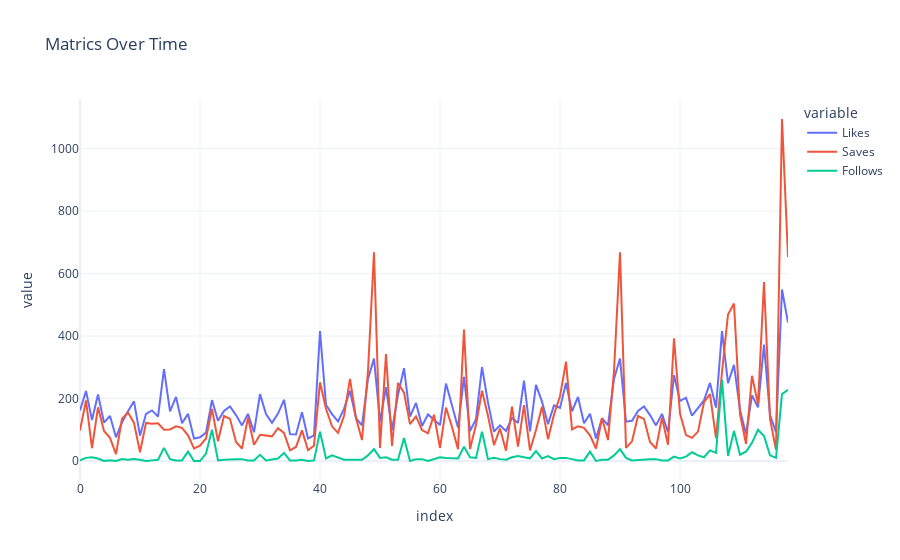

Notebook cell for this chart:
### Markdown cell above
Q.6: Have a look at all the metrics like Likes, Saves, and Follows from each post over time as given

### Code cell
fig = px.line(data, y=['Likes', 'Saves', 'Follows'], title='Matrics Over Time')
fig.show()

### Figure 1 — Plotly figure (JSON) as saved in the notebook; plotly's stock layout.template omitted (floating-point values rounded to 4 significant figures)
{"data": [{"hovertemplate": "variable=Likes<br>index=%{x}<br>value=%{y}<extra></extra>", "legendgroup": "Likes", "line": {"color": "#636efa", "dash": "solid"}, "marker": {"symbol": "circle"}, "mode": "lines", "name": "Likes", "orientation": "v", "showlegend": true, "type": "scatter", "x": [0, 1, 2, 3, 4, 5, 6, 7, 8, 9, 10, 11, 12, 13, 14, 15, 16, 17, 18, 19, 20, 21, 22, 23, 24, 25, 26, 27, 28, 29, 30, 31, 32, 33, 34, 35, 36, 37, 38, 39, 40, 41, 42, 43, 44, 45, 46, 47, 48, 49, 50, 51, 52, 53, 54, 55, 56, 57, 58, 59, 60, 61, 62, 63, 64, 65, 66, 67, 68, 69, 70, 71, 72, 73, 74, 75, 76, 77, 78, 79, 80, 81, 82, 83, 84, 85, 86, 87, 88, 89, 90, 91, 92, 93, 94, 95, 96, 97, 98, 99, 100, 101, 102, 103, 104, 105, 106, 107, 108, 109, 110, 111, 112, 113, 114, 115, 116, 117, 118], "xaxis": "x", "y": [162, 224, 131, 213, 123, 144, 76, 124, 159, 191, 81, 151, 162, 142, 294, 159, 205, 121, 151, 72, 76, 91, 195, 129, 160, 175, 147, 114, 151, 92, 214, 150, 122, 152, 196, 86, 85, 156, 72, 82, 416, 180, 150, 127, 167, 225, 137, 114, 263, 328, 126, 236, 99, 212, 297, 142, 186, 112, 149, 132, 115, 248, 178, 107, 269, 96, 134, 301, 187, 94, 114, 96, 138, 122, 257, 95, 244, 190, 118, 178, 170, 250, 159, 205, 121, 151, 72, 137, 114, 263, 328, 126, 129, 160, 175, 147, 114, 151, 92, 275, 192, 203, 145, 168, 194, 250, 171, 416, 249, 308, 163, 86, 210, 172, 373, 148, 92, 549, 443], "yaxis": "y"}, {"hovertemplate": "variable=Saves<br>index=%{x}<br>value=%{y}<extra></extra>", "legendgroup": "Saves", "line": {"color": "#EF553B", "dash": "solid"}, "marker": {"symbol": "circle"}, "mode": "lines", "name": "Saves", "orientation": "v", "showlegend": true, "type": "scatter", "x": [0, 1, 2, 3, 4, 5, 6, 7, 8, 9, 10, 11, 12, 13, 14, 15, 16, 17, 18, 19, 20, 21, 22, 23, 24, 25, 26, 27, 28, 29, 30, 31, 32, 33, 34, 35, 36, 37, 38, 39, 40, 41, 42, 43, 44, 45, 46, 47, 48, 49, 50, 51, 52, 53, 54, 55, 56, 57, 58, 59, 60, 61, 62, 63, 64, 65, 66, 67, 68, 69, 70, 71, 72, 73, 74, 75, 76, 77, 78, 79, 80, 81, 82, 83, 84, 85, 86, 87, 88, 89, 90, 91, 92, 93, 94, 95, 96, 97, 98, 99, 100, 101, 102, 103, 104, 105, 106, 107, 108, 109, 110, 111, 112, 113, 114, 115, 116, 117, 118], "xaxis": "x", "y": [98, 194, 41, 172, 96, 74, 22, 135, 155, 122, 28, 122, 119, 121, 100, 101, 111, 106, 82, 40, 49, 72, 167, 63, 144, 135, 61, 40, 139, 52, 84, 81, 79, 105, 90, 34, 45, 98, 35, 49, 252, 167, 111, 90, 144, 263, 137, 67, 288, 668, 42, 342, 48, 250, 219, 118, 143, 99, 89, 148, 42, 171, 109, 38, 421, 38, 116, 225, 144, 51, 104, 33, 174, 46, 179, 34, 99, 174, 70, 149, 207, 318, 101, 111, 106, 82, 40, 137, 67, 288, 668, 42, 63, 144, 135, 61, 40, 139, 52, 393, 152, 83, 74, 94, 188, 214, 73, 285, 469, 504, 149, 55, 273, 182, 573, 135, 36, 1095, 653], "yaxis": "y"}, {"hovertemplate": "variable=Follows<br>index=%{x}<br>value=%{y}<extra></extra>", "legendgroup": "Follows", "line": {"color": "#00cc96", "dash": "solid"}, "marker": {"symbol": "circle"}, "mode": "lines", "name": "Follows", "orientation": "v", "showlegend": true, "type": "scatter", "x": [0, 1, 2, 3, 4, 5, 6, 7, 8, 9, 10, 11, 12, 13, 14, 15, 16, 17, 18, 19, 20, 21, 22, 23, 24, 25, 26, 27, 28, 29, 30, 31, 32, 33, 34, 35, 36, 37, 38, 39, 40, 41, 42, 43, 44, 45, 46, 47, 48, 49, 50, 51, 52, 53, 54, 55, 56, 57, 58, 59, 60, 61, 62, 63, 64, 65, 66, 67, 68, 69, 70, 71, 72, 73, 74, 75, 76, 77, 78, 79, 80, 81, 82, 83, 84, 85, 86, 87, 88, 89, 90, 91, 92, 93, 94, 95, 96, 97, 98, 99, 100, 101, 102, 103, 104, 105, 106, 107, 108, 109, 110, 111, 112, 113, 114, 115, 116, 117, 118], "xaxis": "x", "y": [2, 10, 12, 8, 0, 2, 0, 6, 4, 6, 4, 0, 2, 4, 42, 6, 2, 2, 30, 0, 0, 24, 100, 2, 4, 6, 6, 6, 2, 2, 20, 2, 4, 8, 26, 2, 2, 4, 0, 2, 94, 8, 18, 10, 4, 4, 4, 4, 18, 38, 10, 12, 4, 4, 74, 0, 6, 6, 0, 6, 12, 10, 8, 8, 46, 12, 10, 94, 6, 10, 6, 4, 12, 16, 12, 8, 32, 8, 16, 6, 10, 10, 6, 2, 2, 30, 0, 4, 4, 18, 38, 10, 2, 4, 6, 6, 6, 2, 2, 14, 8, 14, 28, 18, 12, 34, 26, 260, 16, 96, 20, 30, 58, 100, 80, 18, 10, 214, 228], "yaxis": "y"}], "layout": {"legend": {"title": {"text": "variable"}, "tracegroupgap": 0}, "title": {"text": "Matrics Over Time"}, "xaxis": {"anchor": "y", "domain": [0, 1], "title": {"text": "index"}}, "yaxis": {"anchor": "x", "domain": [0, 1], "title": {"text": "value"}}}}
